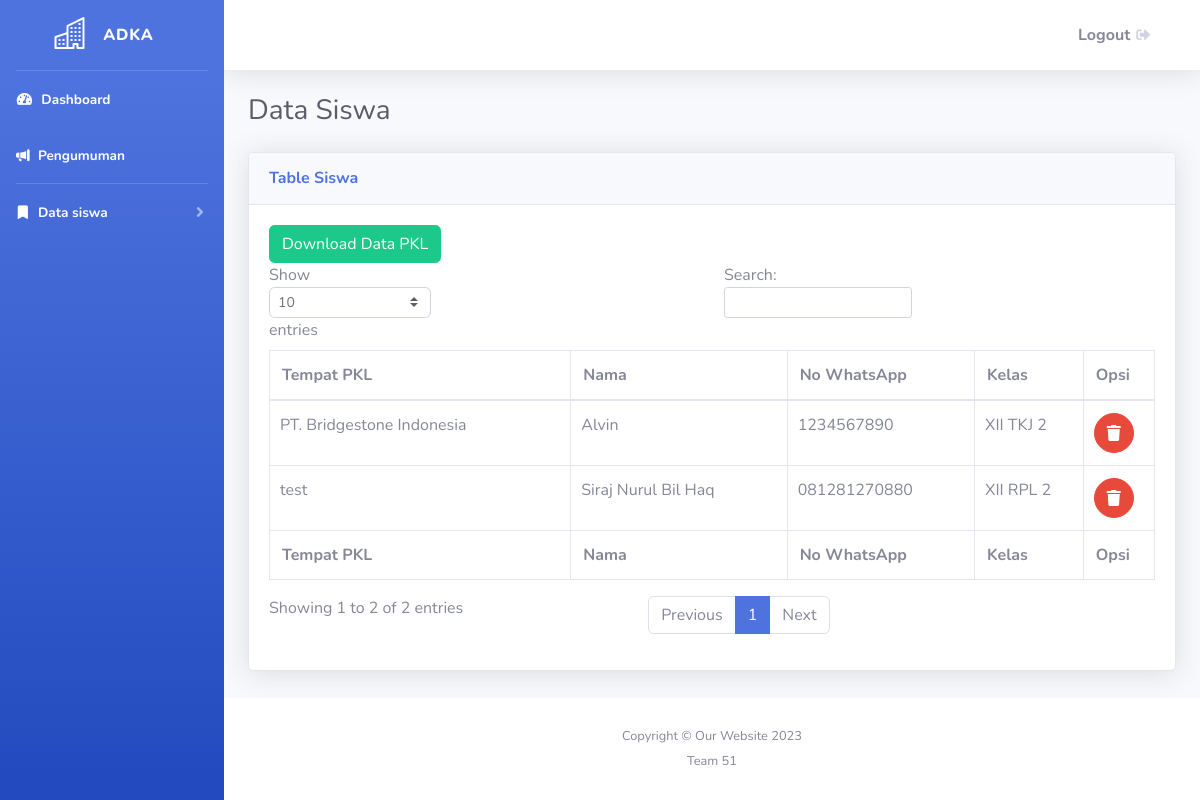
Page /public/pkl/data (signed in) on the earlier database version.
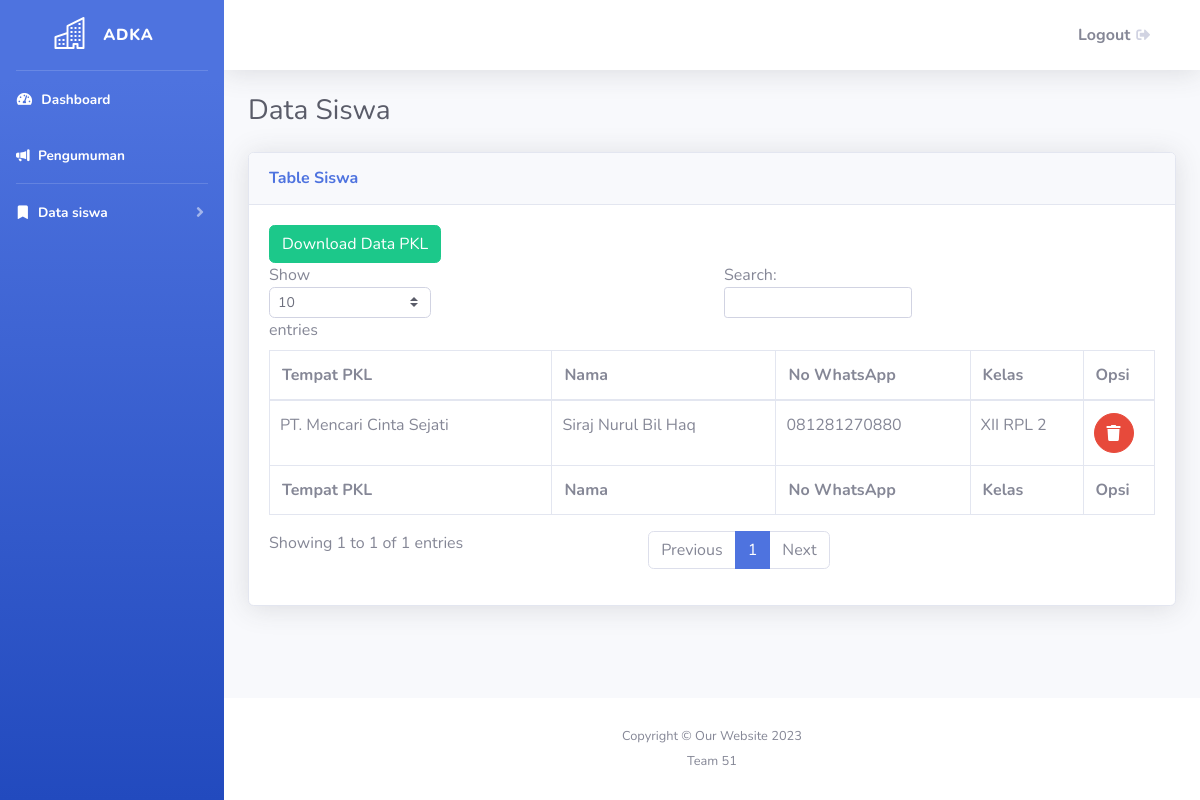
Same page on the later database version.
### tables this page shows
CREATE TABLE `tbl_pkl_daftar` (
  `id_daftar` int(11) NOT NULL,
  `id_info` int(11) NOT NULL,
  `id_siswa` int(11) NOT NULL
);

CREATE TABLE `tbl_sas_pkl` (
  `id_info` int(11) NOT NULL,
  `id_admin` int(11) NOT NULL,
  `title_info` varchar(50) NOT NULL,
  `deks_info` varchar(50) NOT NULL,
  `jml_pendaftar` int(11) NOT NULL,
  `created_by` int(11) NOT NULL,
  `created_at` timestamp NOT NULL DEFAULT current_timestamp()
);

CREATE TABLE `tbl_sas_siswa` (
  `id_siswa` int(11) NOT NULL,
  `name_siswa` varchar(50) NOT NULL,
  `nisn_siswa` varchar(10) NOT NULL,
  `address_siswa` varchar(255) NOT NULL,
  `noWA_siswa` varchar(255) NOT NULL,
  `id_jurusan` int(11) NOT NULL,
  `rombel_siswa` varchar(20) NOT NULL,
  `jurusan_siswa` varchar(50) NOT NULL,
  `foto_siswa` longblob NOT NULL,
  `status_siswa_active` tinyint(1) NOT NULL DEFAULT 1,
  `created_at` timestamp NOT NULL DEFAULT current_timestamp(),
  `updated_at` timestamp NOT NULL DEFAULT current_timestamp(),
  `created_by` int(11) DEFAULT NULL,
  `updated_by` int(11) DEFAULT NULL
);

### app/core/Controller.php (called while the page is built, shortened)
<?php
class Controller {
    public function view($view, $data = [])
    {
        require_once '../app/views/' . $view . '.php';
    }
    public function model($model)
    {
        return new $model;
    }
}

### app/controllers/Pkl.php (called while the page is built, shortened)
<?php
class Pkl extends Controller {
    public function data()
    {
        $data['judul'] = 'Pelatihan Kerja Lapangan';
        $data['pkl'] = $this->model('Pkl_model')->downloadPkl();
        $this->view('pkl/data', $data);
    }
}

### app/core/App.php (called while the page is built, shortened)
<?php
class App {
    protected $method = 'index';
    protected $params = [];
    public function __construct()
    {
        $url = $this->parseURL();
        if (!empty($url)) {
            if (file_exists('../app/controllers/' . $url[0] . '.php')) {
                unset($url[0]);
            }
        }
        $this->controller = new $this->controller;
        if( isset($url[1]) ) {
            if( method_exists($this->controller, $url[1]) ) {
                $this->method = $url[1];
            }
        }
        call_user_func_array([$this->controller, $this->method], $this->params);
    }
    public function parseURL()
    {
        if( isset($_GET['url']) ) {
            $url = rtrim($_GET['url'], '/');
            $url = filter_var($url, FILTER_SANITIZE_URL);
            $url = explode('/', $url);
            return $url;
        }
    }
}

### public/index.php (called while the page is built, shortened)
<?php
$app = new App();
?>

### app/core/Database.php (called while the page is built, shortened)
<?php
class Database {
    private $host = DB_HOST;
    private $user = DB_USER;
    private $pass = DB_PASS;
    private $db_name = DB_NAME;
    private $dbh;
    private $stmt;
    public function __construct()
    {
        $dsn = 'mysql:host=' . $this->host . ';dbname=' . $this->db_name;
        $option = [
            PDO::ATTR_PERSISTENT => true,
            PDO::ATTR_ERRMODE => PDO::ERRMODE_EXCEPTION
        ];
        try {
            $this->dbh = new PDO($dsn, $this->user, $this->pass, $option);
        } catch(PDOException $e) {
            die($e->getMessage());
        }
    }
    public function query($query)
    {
        $this->stmt = $this->dbh->prepare($query);
    }
    public function execute()
    {
        $this->stmt->execute();
    }
    public function resultSet()
    {
        $this->execute();
        return $this->stmt->fetchAll(PDO::FETCH_ASSOC);
    }
}

### app/models/Pkl_model.php (called while the page is built, shortened)
<?php
class pkl_model {
    private $db;
    public function __construct()
    {
        $this->db = new Database;
    }
    public function downloadPkl()
    {
        $this->db->query('SELECT
        pkl_daftar.id_daftar,
        pkl_daftar.id_info,
        pkl_daftar.id_siswa,
        pkl.title_info,
        siswa.name_siswa,
        siswa.rombel_siswa,
        siswa.noWA_siswa
        FROM
            tbl_pkl_daftar AS pkl_daftar
        JOIN
            tbl_sas_pkl AS pkl ON pkl_daftar.id_info = pkl.id_info
        JOIN
            tbl_sas_siswa AS siswa ON pkl_daftar.id_siswa = siswa.id_siswa;
        ');
        return $this->db->resultSet();
    }
}
?>

### app/views/pkl/data.php (the view, shortened to what this page needs)
<!DOCTYPE html>
<html lang="en">
<head>
    <link href="../vendor/fontawesome-free/css/all.min.css" rel="stylesheet" type="text/css">
    <link href="../css/sb-admin-2.min.css" rel="stylesheet">
    <link rel="stylesheet" href="https://cdn.jsdelivr.net/npm/bootstrap-icons@1.11.1/font/bootstrap-icons.css">
</head>
<body id="page-top">
    <div id="wrapper">
        <ul class="navbar-nav bg-gradient-primary sidebar sidebar-dark accordion" id="accordionSidebar">
            <a class="sidebar-brand d-flex align-items-center justify-content-center" href="#">
                <div class="sidebar-brand-icon">
                    <i class="bi bi-buildings"></i>
                </div>
                <div class="sidebar-brand-text mx-3">Adka</div>
            </a>
            <hr class="sidebar-divider my-0">
            <li class="nav-item active">
                <a class="nav-link" href="../home">
                    <i class="fas fa-fw fa-tachometer-alt"></i>
                    <span>Dashboard</span></a>
            </li>
            <li class="nav-item active">
                <a class="nav-link" href="../announcements">
                    <i class="bi bi-megaphone-fill"></i>
                    <span>Pengumuman</span></a>
            </li>
            <hr class="sidebar-divider my-0">
            <?php
            if (isset($_SESSION['email'])) {
                echo '<li class="nav-item active">';
                echo '    <a class="nav-link collapsed" href="#" data-toggle="collapse" data-target="#collapseTwo"';
                echo '        aria-expanded="true" aria-controls="collapseTwo">';
                echo '        <i class="bi bi-bookmark-fill"></i>';
                echo '        <span>Data siswa</span>';
                echo '    </a>';
                echo '</li>';
            }
            ?>
        </ul>
        <div id="content-wrapper" class="d-flex flex-column">
            <div id="content">
                <nav class="navbar navbar-expand navbar-light bg-white topbar mb-4 static-top shadow">
                    <ul class="navbar-nav ml-auto">
                        <li class="nav-item dropdown no-arrow">
                            <a class="dropdown-item" href="#" data-toggle="modal" data-target="#logoutModal" href="logout.php">
                                <span class="text-secondary font-weight-bold">Logout</span>
                                <i class="fas fa-sign-out-alt fa-sm fa-fw mr-2 text-gray-400"></i>
                            </a>
                        </li>
                    </ul>
                </nav>
                <div class="container-fluid">
    <div class="d-sm-flex align-items-center justify-content-between mb-4">
        <h1 class="h3 mb-0 text-gray-800">Data Siswa</h1>
    </div>
    <div class="card shadow mb-4">
        <div class="card-header py-3">
            <h6 class="m-0 font-weight-bold text-primary">Table Siswa</h6>
        </div>
        <div class="card-body">
            <div class="table-responsive">
                <table class="table table-bordered" id="dataTable" width="100%" cellspacing="0">
                <?php if (isset($firstPkl['id_info'])) : ?>
                    <button type="button" onclick="downloadData()" class="btn btn-success" id="downloadButton">
                        Download Data PKL
                    </button>
                <?php endif; ?>
                    <thead>
                        <tr>
                            <th>Tempat PKL</th>
                            <th>Nama</th>
                            <th>No WhatsApp</th>
                            <th>Kelas</th>
                            <th>Opsi</th>
                        </tr>
                    </thead>
                    <tfoot>
                        <tr>
                            <th>Tempat PKL</th>
                            <th>Nama</th>
                            <th>No WhatsApp</th>
                            <th>Kelas</th>
                            <th>Opsi</th>
                        </tr>
                    </tfoot>
                    <tbody>
                    <?php
                    foreach ($data['pkl'] as $pklData) {
                        echo "<tr>";
                        echo "<td style='padding-right:10px;padding-left:10px;'>" . $pklData["title_info"] . "</td>";
                        echo "<td style='padding-right:10px;padding-left:10px;'>" . $pklData["name_siswa"] . "</td>";
                        echo "<td style='padding-right:10px;padding-left:10px;'>" . $pklData["noWA_siswa"] . "</td>";
                        echo "<td style='padding-right:10px;padding-left:10px;'>" . $pklData["rombel_siswa"] . "</td>";
                        echo "<td style='padding-right:10px;padding-left:10px;'>
                                <a href='" . BASEURL . "/pkl/data/hapus" . $pklData['id_daftar'] . "' class='btn btn-danger btn-circle'>
                                <i class='fas fa-trash'></i>
                                </a>
                            </td>";
                        echo "</tr>";
                    }
                    ?>
                    </tbody>
                </table>
            </div>
        </div>
    </div>
</div>
</div>
            <footer class="sticky-footer bg-white">
                <div class="container my-auto">
                    <div class="copyright text-center my-auto">
                        <span>Copyright &copy; Our Website <?= date("Y") ?></span><br><br>
                        <span>Team 51</span>
                    </div>
                </div>
            </footer>
        </div>
    </div>
</body>
</html>

Differences in the rows shown:
removed tbl_pkl_daftar: id_info.title_info "test", id_siswa.name_siswa "Siraj Nurul Bil Haq", id_siswa.noWA_siswa "081281270880", id_siswa.rombel_siswa "XII RPL 2"
removed tbl_pkl_daftar: id_info.title_info "PT. Bridgestone Indonesia", id_siswa.name_siswa "Alvin", id_siswa.noWA_siswa "1234567890", id_siswa.rombel_siswa "XII TKJ 2"
added tbl_pkl_daftar: id_info.title_info "PT. Mencari Cinta Sejati", id_siswa.name_siswa "Siraj Nurul Bil Haq", id_siswa.noWA_siswa "081281270880", id_siswa.rombel_siswa "XII RPL 2"
Other differences:
text written by a page script: "Show entries Search: Showing 1 to 2 of 2 entries Previous 1 Next" → "Show entries Search: Showing 1 to 1 of 1 entries Previous 1 Next"
